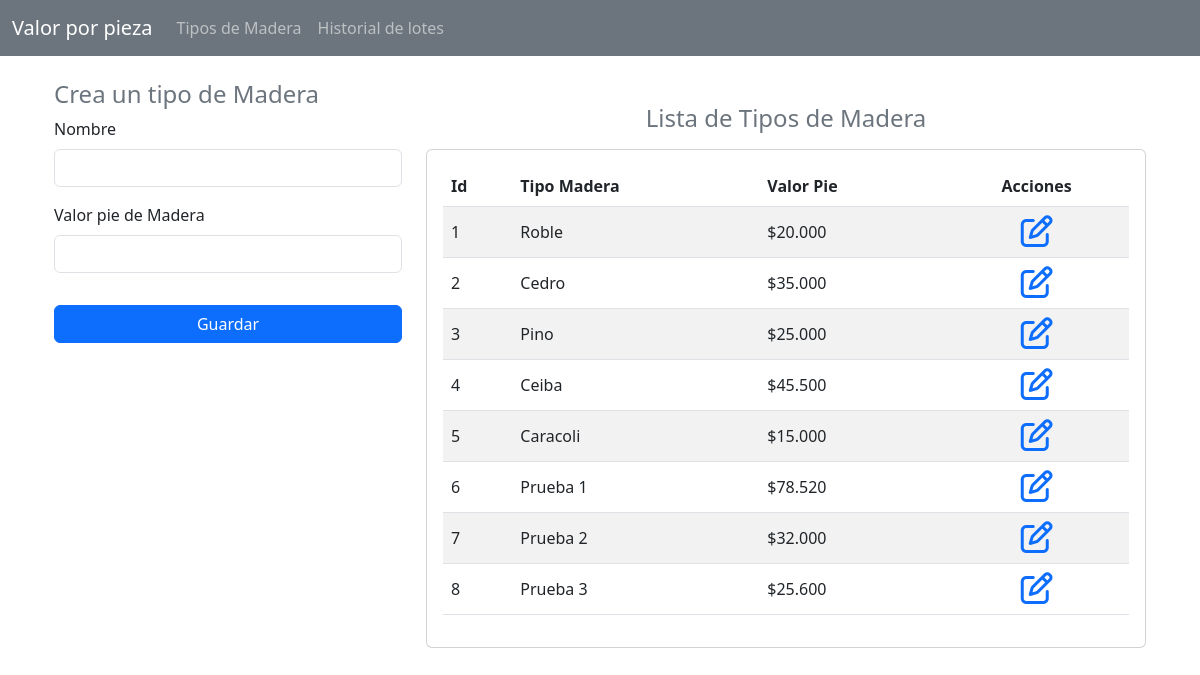
The page /tiposMadera/ on the database its author committed.
### CalcularValor/models.py (models this page shows, shortened)
class TipoMadera(models.Model):
    idTipoMadera = models.AutoField(primary_key=True)
    nombre = models.CharField(max_length=50)
    valorPie = models.PositiveIntegerField()

### CalcularValor/views.py (the view)
# urls.py: path('tiposMadera/', views.tiposMadera, name='tiposMadera'),
def tiposMadera(request):
    listaTiposMadera = TipoMadera.objects.all()
    return render(request, 'tiposMadera.html', {'listaTiposMadera': listaTiposMadera})

### CalcularValor/templates/tiposMadera.html (shortened to what this page needs)
{% extends "./base.html"%} {% block title %} Tipos de Madera {% endblock %} {% block body %} {% load humanize %}
<div class="container">
  <div class="row">
    <div class="col-sm-12 col-md-12 col-lg-4 col-xl-4 border-black">
      <h4 class="text-secondary">Crea un tipo de Madera</h4>
      <form action="/registrarTipoMadera/" method="POST">
        <div class="form-group">
          <label for="txtNombre" class="form-label">Nombre</label>
          <input
            type="text"
            name="txtNombre"
            id="txtNombre"
            class="form-control mb-3"
            maxlength="50"
            required
          />
        </div>
        <div class="form-group">
          <label for="txtValor" class="form-label">Valor pie de Madera</label>
          <input
            type="text"
            name="txtValor"
            id="txtValor"
            class="form-control mb-3"
            required
          />
        </div>
        <div class="d-grid gap-2">
          <button class="btn btn-primary mt-3">Guardar</button>
        </div>
      </form>
    </div>
    <div class="col-sm-12 col-md-12 col-lg-8 col-xl-8 pt-4">
      <h4 class="card-title text-center text-secondary mb-3">
        Lista de Tipos de Madera
      </h4>
      <div class="card">
        <div class="card-body">
          <div class="table-responsive">
            <table class="table table-striped table align-middle">
              <thead>
                <tr>
                  <th scope="col">Id</th>
                  <th scope="col">Tipo Madera</th>
                  <th scope="col">Valor Pie</th>
                  <th class="text-center" scope="col">Acciones</th>
                </tr>
              </thead>
              <tbody class="text-secondary">
                {% for tipo in listaTiposMadera %}
                <tr>
                  <td>{{ tipo.idTipoMadera }}</td>
                  <td>{{ tipo.nombre }}</td>
                  <td>${{ tipo.valorPie | intcomma }}</td>
                  <td class="text-center">
                    <a name="btn-editar" id="btn-editar" href="/edicionTipoMadera/{{ tipo.idTipoMadera }}" role="button"
                      ><i class="fa-regular fa-pen-to-square fa-2x"></i
                    ></a>
                  </td>
                </tr>
                {% endfor %}
              </tbody>
            </table>
          </div>
        </div>
      </div>
    </div>
  </div>
</div>
{% endblock %}

### rows shown on the page
TipoMadera: idTipoMadera "1", nombre "Roble", valorPie "20.000"
TipoMadera: idTipoMadera "2", nombre "Cedro", valorPie "35.000"
TipoMadera: idTipoMadera "3", nombre "Pino", valorPie "25.000"
TipoMadera: idTipoMadera "4", nombre "Ceiba", valorPie "45.500"
TipoMadera: idTipoMadera "5", nombre "Caracoli", valorPie "15.000"
TipoMadera: idTipoMadera "6", nombre "Prueba 1", valorPie "78.520"
TipoMadera: idTipoMadera "7", nombre "Prueba 2", valorPie "32.000"
TipoMadera: idTipoMadera "8", nombre "Prueba 3", valorPie "25.600"
